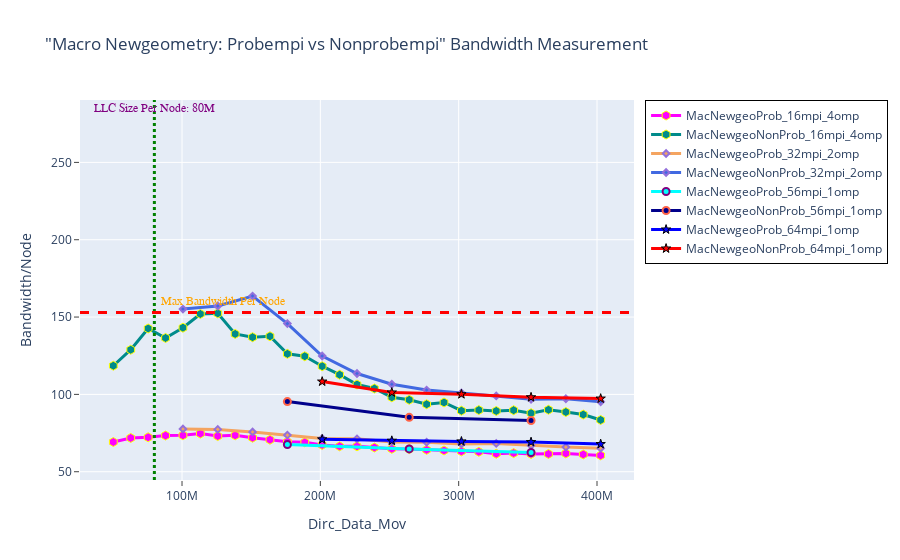

The code cell stored with this chart in its notebook:
### Markdown cell above
## BANDWIDTH - Macro Newgeometry: Probempi vs Nonprobempi

### Code cell
fig = go.Figure() 

# 1---
fig.add_trace(go.Scatter(x=(dfn2MacNewgeoProb_16mpi_4omp.Dirc_Data_Mov*(dfn2MacNewgeoProb_16mpi_4omp.MPI_size/2)), 
                         y=(dfn2MacNewgeoProb_16mpi_4omp.BAND*(dfn2MacNewgeoProb_16mpi_4omp.MPI_size/2)), 
                         mode='lines+markers', 
                         name='MacNewgeoProb_16mpi_4omp',
                         line=dict(color='magenta',width=3),
                         marker=dict(symbol='hexagon',size=9, line=dict(color='yellow',width=1))))

fig.add_trace(go.Scatter(x=(dfn2MacNewgeoNonProb_16mpi_4omp.Dirc_Data_Mov*(dfn2MacNewgeoNonProb_16mpi_4omp.MPI_size/2)), 
                         y=(dfn2MacNewgeoNonProb_16mpi_4omp.BAND*(dfn2MacNewgeoNonProb_16mpi_4omp.MPI_size/2)), 
                         mode='lines+markers', 
                         name='MacNewgeoNonProb_16mpi_4omp',
                         line=dict(color='darkcyan',width=3),
                         marker=dict(symbol='hexagon',size=9, line=dict(color='yellow',width=1))))


# 2----
fig.add_trace(go.Scatter(x=(dfn2MacNewgeoProb_32mpi_2omp.Dirc_Data_Mov*(dfn2MacNewgeoProb_32mpi_2omp.MPI_size/2)), 
                         y=(dfn2MacNewgeoProb_32mpi_2omp.BAND*(dfn2MacNewgeoProb_32mpi_2omp.MPI_size/2)), 
                         mode='lines+markers', 
                         name='MacNewgeoProb_32mpi_2omp',
                         line=dict(color='sandybrown',width=3),
                         marker=dict(symbol='diamond',size=5,line=dict(color='MediumPurple',width=2))))

fig.add_trace(go.Scatter(x=(dfn2MacNewgeoNonProb_32mpi_2omp.Dirc_Data_Mov*(dfn2MacNewgeoNonProb_32mpi_2omp.MPI_size/2)), 
                         y=(dfn2MacNewgeoNonProb_32mpi_2omp.BAND*(dfn2MacNewgeoNonProb_32mpi_2omp.MPI_size/2)), 
                         mode='lines+markers', 
                         name='MacNewgeoNonProb_32mpi_2omp',
                         line=dict(color='royalblue',width=3),
                         marker=dict(symbol='diamond',size=5,line=dict(color='MediumPurple',width=2))))


# 3----
fig.add_trace(go.Scatter(x=(dfn2MacNewgeoProb_56mpi_1omp.Dirc_Data_Mov*(dfn2MacNewgeoProb_56mpi_1omp.MPI_size/2)), 
                         y=(dfn2MacNewgeoProb_56mpi_1omp.BAND*(dfn2MacNewgeoProb_56mpi_1omp.MPI_size/2)), 
                         mode='lines+markers', 
                         name='MacNewgeoProb_56mpi_1omp',
                         line=dict(color='cyan',width=3),
                         marker=dict(symbol='circle',size=7,line=dict(color='Purple',width=2))))

fig.add_trace(go.Scatter(x=(dfn2MacNewgeoNonProb_56mpi_1omp.Dirc_Data_Mov*(dfn2MacNewgeoNonProb_56mpi_1omp.MPI_size/2)), 
                         y=(dfn2MacNewgeoNonProb_56mpi_1omp.BAND*(dfn2MacNewgeoNonProb_56mpi_1omp.MPI_size/2)), 
                         mode='lines+markers', 
                         name='MacNewgeoNonProb_56mpi_1omp',
                         line=dict(color='darkblue',width=3),
                         marker=dict(symbol='circle',size=7, line=dict(color='tomato',width=2))))


# 4----
fig.add_trace(go.Scatter(x=(dfn2MacNewgeoProb_64mpi_1omp.Dirc_Data_Mov*(dfn2MacNewgeoProb_64mpi_1omp.MPI_size/2)), 
                         y=(dfn2MacNewgeoProb_64mpi_1omp.BAND*(dfn2MacNewgeoProb_64mpi_1omp.MPI_size/2)), 
                         mode='lines+markers', 
                         name='MacNewgeoProb_64mpi_1omp',
                         line=dict(color='blue',width=3),
                         marker=dict(symbol='star',size=7, line=dict(color='black',width=1))))

fig.add_trace(go.Scatter(x=(dfn2MacNewgeoNonProb_64mpi_1omp.Dirc_Data_Mov*(dfn2MacNewgeoNonProb_64mpi_1omp.MPI_size/2)), 
                         y=(dfn2MacNewgeoNonProb_64mpi_1omp.BAND*(dfn2MacNewgeoNonProb_64mpi_1omp.MPI_size/2)), 
                         mode='lines+markers', 
                         name='MacNewgeoNonProb_64mpi_1omp',
                         line=dict(color='red',width=3),
                         marker=dict(symbol='star',size=7, line=dict(color='black',width=1))))


# Adding vertical and horizontal lines 
fig.add_vline(x=80e6, line_width=3, line_dash="dot", line_color="green")
fig.add_hline(y=153, line_width=3, line_dash="dash", line_color="red")

# Add annotation with arrow
fig.add_annotation(
    x='80e6'
    , y=280
    , text=f'LLC Size Per Node: 80M'
    , yanchor='bottom'
    , showarrow=False
    , arrowhead=1
    , arrowsize=1
    , arrowwidth=2
    , arrowcolor="#636363"
    , ax=-20
    , ay=-30
    , font=dict(size=12, color="purple", family="Sans Serif")
    , align="left"
    ,)

fig.add_annotation(
    x='130e6'
    , y=155
    , text=f'Max Bandwidth Per Node'
    , yanchor='bottom'
    , showarrow=False
    , arrowhead=1
    , arrowsize=1
    , arrowwidth=2
    , arrowcolor="#636363"
    , ax=-20
    , ay=-30
    , font=dict(size=12, color="orange", family="Sans Serif")
    , align="left"
    ,)


fig.update_layout(title='"Macro Newgeometry: Probempi vs Nonprobempi" Bandwidth Measurement',
                  xaxis_title='Dirc_Data_Mov', yaxis_title='Bandwidth/Node', 
                  xaxis=dict(ticks="outside"),  
                  yaxis=dict(ticks="outside"),
                  legend=go.layout.Legend(bordercolor="black",borderwidth=1))

### Figure 1 — Plotly figure (JSON) as saved in the notebook; plotly's stock layout.template omitted (floating-point values rounded to 4 significant figures)
{"data": [{"line": {"color": "magenta", "width": 3}, "marker": {"line": {"color": "yellow", "width": 1}, "size": 9, "symbol": "hexagon"}, "mode": "lines+markers", "name": "MacNewgeoProb_16mpi_4omp", "type": "scatter", "x": [50331648, 62914560, 75497472, 88080384, 100663296, 113246208, 125829120, 138412032, 150994944, 163577856, 176160768, 188743680, 201326592, 213909504, 226492416, 239075328, 251658240, 264241152, 276824064, 289406976, 301989888, 314572800, 327155712, 339738624, 352321536, 364904448, 377487360, 390070272, 402653184], "y": [69.2, 71.84, 72.25, 73.37, 73.55, 74.63, 73.07, 73.52, 71.98, 70.69, 69.37, 69.0, 67.32, 66.44, 66.41, 65.68, 64.81, 64.65, 64.14, 63.73, 63.16, 62.86, 61.61, 62.03, 61.47, 61.48, 61.84, 61.19, 60.57]}, {"line": {"color": "darkcyan", "width": 3}, "marker": {"line": {"color": "yellow", "width": 1}, "size": 9, "symbol": "hexagon"}, "mode": "lines+markers", "name": "MacNewgeoNonProb_16mpi_4omp", "type": "scatter", "x": [50331648, 62914560, 75497472, 88080384, 100663296, 113246208, 125829120, 138412032, 150994944, 163577856, 176160768, 188743680, 201326592, 213909504, 226492416, 239075328, 251658240, 264241152, 276824064, 289406976, 301989888, 314572800, 327155712, 339738624, 352321536, 364904448, 377487360, 390070272, 402653184], "y": [118.5, 128.9, 142.6, 136.5, 143.1, 152.0, 152.4, 139.1, 137.0, 137.6, 126.2, 124.6, 118.2, 112.7, 106.4, 103.8, 98.13, 96.48, 93.62, 94.78, 89.46, 89.88, 89.3, 89.78, 87.86, 90.05, 88.59, 86.95, 83.46]}, {"line": {"color": "sandybrown", "width": 3}, "marker": {"line": {"color": "MediumPurple", "width": 2}, "size": 5, "symbol": "diamond"}, "mode": "lines+markers", "name": "MacNewgeoProb_32mpi_2omp", "type": "scatter", "x": [100663296, 125829120, 150994944, 176160768, 201326592, 226492416, 251658240, 276824064, 301989888, 327155712, 352321536, 377487360, 402653184], "y": [77.67, 77.36, 75.72, 73.68, 71.49, 71.24, 69.3, 69.09, 67.97, 68.3, 66.98, 65.91, 65.23]}, {"line": {"color": "royalblue", "width": 3}, "marker": {"line": {"color": "MediumPurple", "width": 2}, "size": 5, "symbol": "diamond"}, "mode": "lines+markers", "name": "MacNewgeoNonProb_32mpi_2omp", "type": "scatter", "x": [100663296, 125829120, 150994944, 176160768, 201326592, 226492416, 251658240, 276824064, 301989888, 327155712, 352321536, 377487360, 402653184], "y": [155.2, 157.1, 163.6, 145.8, 124.8, 113.5, 106.5, 102.8, 100.9, 99.0, 96.85, 97.17, 95.23]}, {"line": {"color": "cyan", "width": 3}, "marker": {"line": {"color": "Purple", "width": 2}, "size": 7, "symbol": "circle"}, "mode": "lines+markers", "name": "MacNewgeoProb_56mpi_1omp", "type": "scatter", "x": [176160768, 264241152, 352321536], "y": [67.63, 64.73, 62.45]}, {"line": {"color": "darkblue", "width": 3}, "marker": {"line": {"color": "tomato", "width": 2}, "size": 7, "symbol": "circle"}, "mode": "lines+markers", "name": "MacNewgeoNonProb_56mpi_1omp", "type": "scatter", "x": [176160768, 264241152, 352321536], "y": [95.35, 85.15, 83.15]}, {"line": {"color": "blue", "width": 3}, "marker": {"line": {"color": "black", "width": 1}, "size": 7, "symbol": "star"}, "mode": "lines+markers", "name": "MacNewgeoProb_64mpi_1omp", "type": "scatter", "x": [201326592, 251658240, 301989888, 352321536, 402653184], "y": [70.94, 70.04, 69.59, 69.17, 67.88]}, {"line": {"color": "red", "width": 3}, "marker": {"line": {"color": "black", "width": 1}, "size": 7, "symbol": "star"}, "mode": "lines+markers", "name": "MacNewgeoNonProb_64mpi_1omp", "type": "scatter", "x": [201326592, 251658240, 301989888, 352321536, 402653184], "y": [108.3, 101.2, 100.1, 98.15, 97.3]}], "layout": {"annotations": [{"align": "left", "arrowcolor": "#636363", "arrowhead": 1, "arrowsize": 1, "arrowwidth": 2, "ax": -20, "ay": -30, "font": {"color": "purple", "family": "Sans Serif", "size": 12}, "showarrow": false, "text": "LLC Size Per Node: 80M", "x": "80e6", "y": 280, "yanchor": "bottom"}, {"align": "left", "arrowcolor": "#636363", "arrowhead": 1, "arrowsize": 1, "arrowwidth": 2, "ax": -20, "ay": -30, "font": {"color": "orange", "family": "Sans Serif", "size": 12}, "showarrow": false, "text": "Max Bandwidth Per Node", "x": "130e6", "y": 155, "yanchor": "bottom"}], "legend": {"bordercolor": "black", "borderwidth": 1}, "shapes": [{"line": {"color": "green", "dash": "dot", "width": 3}, "type": "line", "x0": 80000000, "x1": 80000000, "xref": "x", "y0": 0, "y1": 1, "yref": "y domain"}, {"line": {"color": "red", "dash": "dash", "width": 3}, "type": "line", "x0": 0, "x1": 1, "xref": "x domain", "y0": 153, "y1": 153, "yref": "y"}], "title": {"text": "\"Macro Newgeometry: Probempi vs Nonprobempi\" Bandwidth Measurement"}, "xaxis": {"ticks": "outside", "title": {"text": "Dirc_Data_Mov"}}, "yaxis": {"ticks": "outside", "title": {"text": "Bandwidth/Node"}}}}
